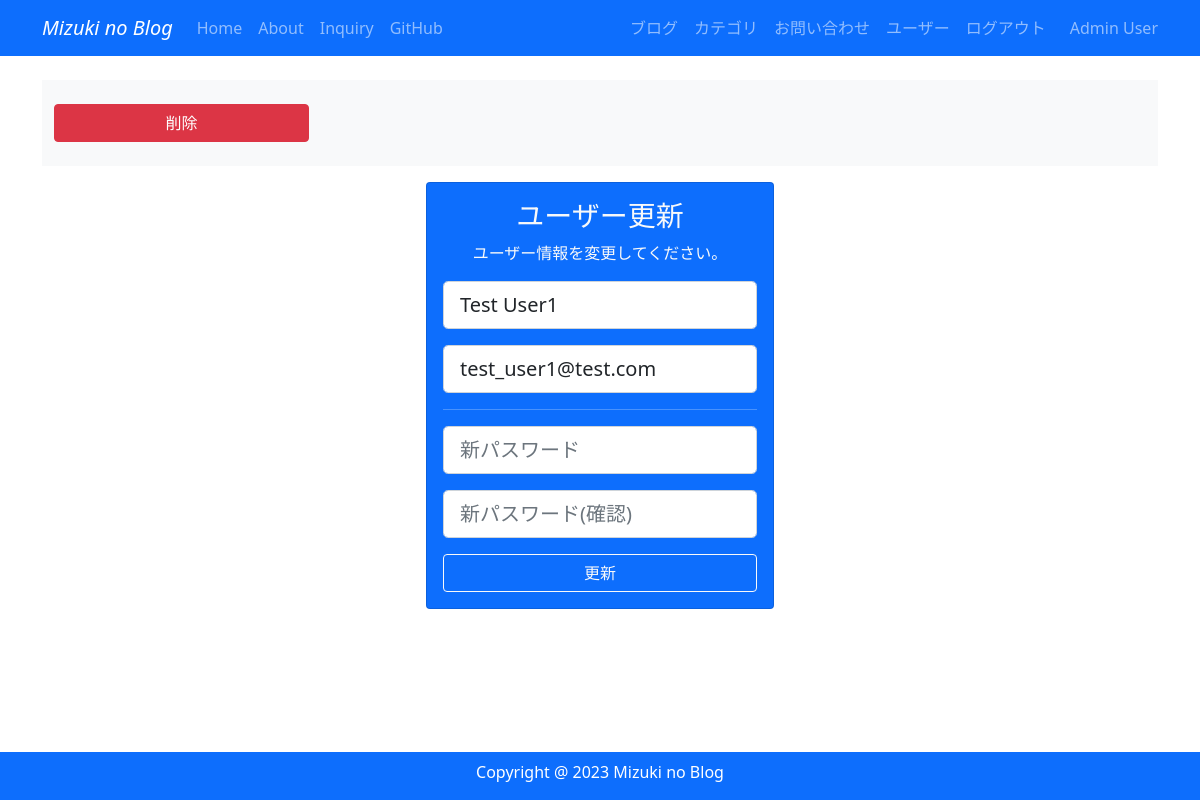
The page /2/account (signed in) on the database its author committed.
### my_blog/models.py (models this page shows, shortened)
class User(db.Model, UserMixin):
    __tablename__ = 'users'
    id = db.Column(db.Integer, primary_key=True)
    email = db.Column(db.String(64), unique=True, index=True)
    username = db.Column(db.String(64), unique=True, index=True)
    password_hash = db.Column(db.String(128))
    administrator = db.Column(db.String(1))
    post = db.relationship('BlogPost', backref='author', lazy='dynamic')
    @property
    def password(self):
        raise AttributeError('password is not a readable attribute')
    def is_administrator(self):
        if self.administrator == "1":
            return 1
        else:
            return 0

### my_blog/users/views.py (the view)
@users.route('/<int:user_id>/account', methods=['GET', 'POST'])
@login_required
def account(user_id):
    user = User.query.get_or_404(user_id)
    if user.id != current_user.id and not current_user.is_administrator():
        abort(403)
    form = UpdateUserForm(user_id)
    if form.validate_on_submit():
        user.username = form.username.data
        user.email = form.email.data
        if form.password.data:
            user.password = form.password.data
        db.session.commit()
        flash('ユーザーアカウントが更新されました')
        return redirect(url_for('users.user_maintenance'))
    elif request.method == 'GET':
        form.username.data = user.username
        form.email.data = user.email
    return render_template('users/account.html', form=form)

### my_blog/users/forms.py (shortened to what this page needs)
class UpdateUserForm(FlaskForm):
    email = StringField('メールアドレス', validators=[DataRequired(), Email()])
    username = StringField('ユーザー名', validators=[DataRequired()])
    password = PasswordField('パスワード', validators=[EqualTo(
        'pass_confirm', message='パスワードが一致していません。')])
    pass_confirm = PasswordField('パスワード(確認)')
    submit = SubmitField('更新')
    def __init__(self, user_id, *args, **kwargs):
        super(UpdateUserForm, self).__init__(*args, **kwargs)
        self.id = user_id

### my_blog/__init__.py (called while the page is built)
@event.listens_for(Engine, "connect")
def set_sqlite_pragma(dbapi_connection, connection_record):
    cursor = dbapi_connection.cursor()
    cursor.execute("PRAGMA foreign_keys=ON")
    cursor.close()

### my_blog/models.py (called while the page is built)
@login_manager.user_loader
def load_user(user_id):
    return User.query.get(user_id)

### my_blog/templates/users/account.html (shortened to what this page needs)
{% extends "base.html" %} {% block content %} {% if
current_user.is_administrator() %}
<section id="menu">
    <div class="container my-3 py-4 bg-light">
        <div class="row">
            <div class="col-md-3">
                <button
                    type="button"
                    class="btn btn-danger w-100"
                    data-bs-toggle="modal"
                    data-bs-target="#del_modal"
                >
                    削除
                </button>
            </div>
        </div>
    </div>
</section>
{% endif %}
<section id="user_update">
    <div class="container my-3">
        <div class="row">
            <div class="col-lg-4 mx-auto">
                <div class="card bg-primary text-center">
                    <div class="card-body text-light">
                        <h3>ユーザー更新</h3>
                        <p>ユーザー情報を変更してください。</p>
                        <form method="POST">
                            <div class="mb-3">
                                {{ render_field(form.username,
                                class="form-control form-control-lg",
                                placeholder="ユーザー名") }}
                            </div>
                            <div class="mb-3">
                                {{ render_field(form.email, class="form-control
                                form-control-lg", placeholder="メールアドレス")
                                }}
                            </div>
                            <hr />
                            <div class="mb-3">
                                {{ render_field(form.password,
                                class="form-control form-control-lg",
                                placeholder="新パスワード") }}
                            </div>
                            <div class="mb-3">
                                {{ render_field(form.pass_confirm,
                                class="form-control form-control-lg",
                                placeholder="新パスワード(確認)") }}
                            </div>
                            {{ form.submit(class="btn btn-outline-light w-100",
                            value="更新") }}
                        </form>
                    </div>
                </div>
            </div>
        </div>
    </div>
</section>
{% endblock %}

### my_blog/templates/base.html (shortened to what this page needs)
<!DOCTYPE html>
<html lang="ja">
    <head>
        <link
            rel="stylesheet"
            href="https://cdn.jsdelivr.net/gh/devicons/devicon@v2.15.1/devicon.min.css"
        />
        <link
            href="https://cdn.jsdelivr.net/npm/bootstrap@5.0.2/dist/css/bootstrap.min.css"
            rel="stylesheet"
        />
    </head>
    <body>
        <nav class="navbar navbar-expand-lg navbar-dark bg-primary fixed-top">
            <div class="container">
                <a
                    class="navbar-brand fst-italic"
                    href="{{ url_for('main.index') }}"
                    >Mizuki no Blog</a
                >
                <div class="collapse navbar-collapse" id="navbarNav">
                    <ul class="navbar-nav">
                        <li class="nav-item">
                            <a
                                class="nav-link {% if request.endpoint == 'main.index' %}active{% endif %}"
                                href="{{ url_for('main.index') }}"
                                >Home</a
                            >
                        </li>
                        <li class="nav-item">
                            <a
                                class="nav-link {% if request.endpoint == 'main.info' %}active{% endif %}"
                                href="{{ url_for('main.info') }}"
                                >About</a
                            >
                        </li>
                        <li class="nav-item">
                            <a
                                class="nav-link {% if request.endpoint == 'main.inquiry' %}active{% endif %}"
                                href="{{ url_for('main.inquiry') }}"
                                >Inquiry</a
                            >
                        </li>
                        <li class="nav-item">
                            <a
                                class="nav-link"
                                href="https://github.com/mizuki-sleeper"
                                target="blank"
                                >GitHub</a
                            >
                        </li>
                    </ul>
                    <br />
                    <ul class="navbar-nav ms-auto">
                        {% if current_user.is_authenticated %}
                        <li class="nav-item">
                            <a
                                class="nav-link {% if request.endpoint == 'main.blog_maintenance' %}active{% endif %}"
                                href="{{ url_for('main.blog_maintenance') }}"
                                >ブログ</a
                            >
                        </li>
                        <li class="nav-item">
                            <a
                                class="nav-link {% if request.endpoint == 'main.category_maintenance' %}active{% endif %}"
                                href="{{ url_for('main.category_maintenance') }}"
                                >カテゴリ</a
                            >
                        </li>
                        <li class="nav-item">
                            <a
                                class="nav-link {% if request.endpoint == 'main.inquiry_maintenance' %}active{% endif %}"
                                href="{{ url_for('main.inquiry_maintenance') }}"
                                >お問い合わせ</a
                            >
                        </li>
                        <li class="nav-item">
                            <a
                                class="nav-link {% if request.endpoint == 'users.user_maintenance' %}active{% endif %}"
                                href="{{url_for('users.user_maintenance')}}"
                                >ユーザー</a
                            >
                        </li>
                        <li class="nav-item">
                            <a
                                class="nav-link"
                                href="{{ url_for('users.logout') }}"
                                >ログアウト</a
                            >
                        </li>
                        <span class="navbar-text ms-3">
                            {{ current_user.username | truncate(10) }}
                        </span>
                        {% endif %}
                    </ul>
                </div>
            </div>
        </nav>
        {% from "_formhelpers.html" import render_field %}
        <div class="container" style="padding-top: 4rem; padding-bottom: 4rem">
             {% block content %} {% endblock %}
        </div>
        <footer
            id="footer"
            class="footer text-center pt-2 bg-primary fixed-bottom"
        >
            <div class="container">
                <div class="row">
                    <div class="col text-white">
                        <p>Copyright @ 2023 Mizuki no Blog</p>
                    </div>
                </div>
            </div>
        </footer>
    </body>
</html>

### my_blog/templates/_formhelpers.html (shortened to what this page needs)
{% macro render_field(field) %}
{{ field(**kwargs)|safe }}
{% endmacro %}

### rows shown on the page
User: username "Admin User"
User: username "Test User1", email "test_user1@test.com"
